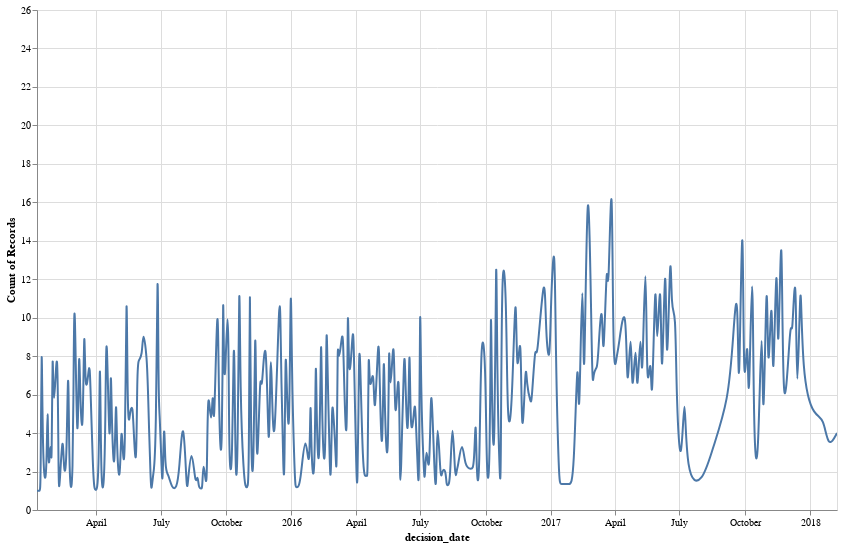

Source (notebook cell):
### Code cell
alt.Chart(ark_reportability_data).mark_line(interpolate='bundle').encode(
    x='decision_date:T',
    y='count(decision_date):Q',
    tooltip=['count(decision_date):Q']
).interactive().properties(height=500, width=800)

### Figure 1 — Vega-Lite specification as saved in the notebook (floating-point values rounded to 4 significant figures; data arrays with more than 128 entries replaced by an {"elided": "..."} marker saying what was removed)
{"$schema": "https://vega.github.io/schema/vega-lite/v3.4.0.json", "config": {"mark": {"tooltip": null}, "view": {"height": 300, "width": 400}}, "data": {"name": "data-03a85be7a0b667a84dce841506609fee"}, "datasets": {"data-03a85be7a0b667a84dce841506609fee": {"elided": "2127 records"}}, "encoding": {"tooltip": [{"aggregate": "count", "field": "decision_date", "type": "quantitative"}], "x": {"field": "decision_date", "type": "temporal"}, "y": {"aggregate": "count", "field": "decision_date", "type": "quantitative"}}, "height": 500, "mark": {"interpolate": "bundle", "type": "line"}, "selection": {"selector079": {"bind": "scales", "encodings": ["x", "y"], "type": "interval"}}, "width": 800}
